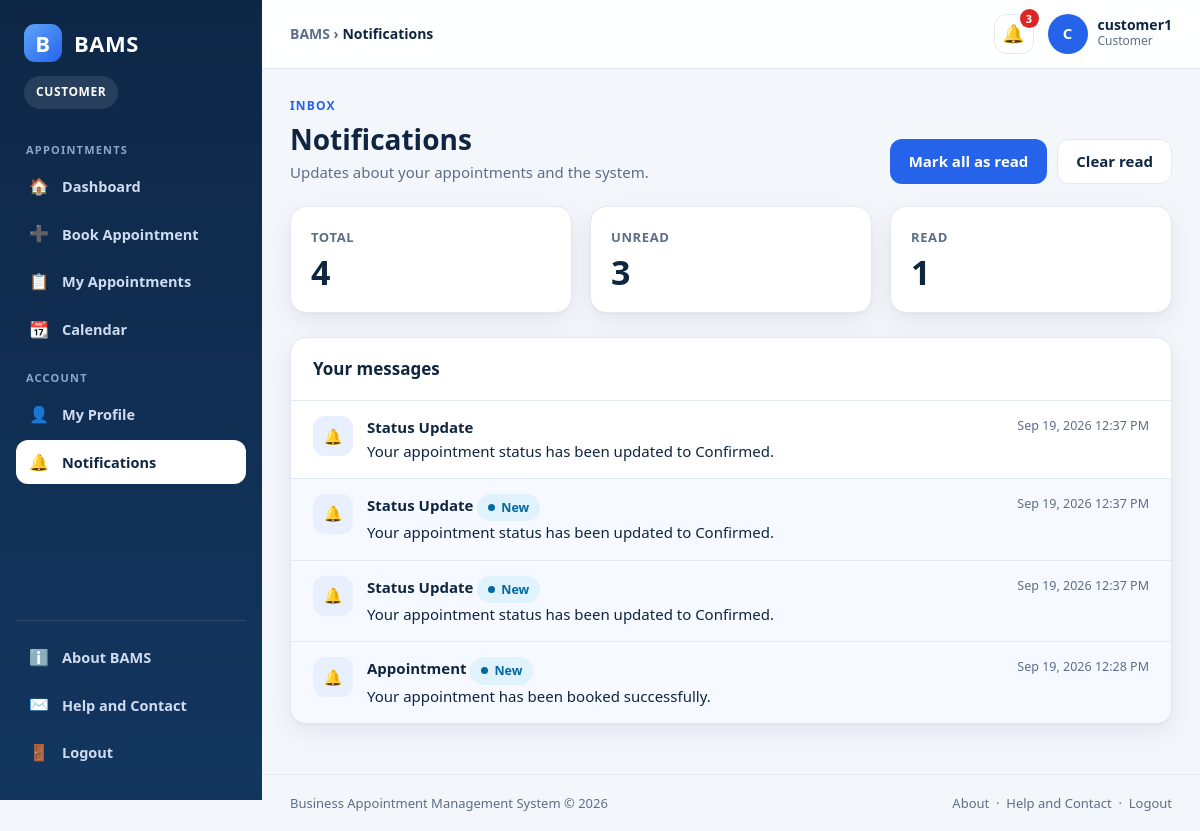
/notifications.php (signed in), run on the app's committed database.
### tables this page shows
CREATE TABLE `notifications` (
  `notification_id` int(11) NOT NULL,
  `user_id` int(11) NOT NULL,
  `appointment_id` int(11) NOT NULL,
  `message` text NOT NULL,
  `notification_type` varchar(30) NOT NULL,
  `is_read` tinyint(1) DEFAULT 0,
  `created_at` timestamp NOT NULL DEFAULT current_timestamp()
);

### bootstrap.php (called while the page is built, shortened)
<?php
function e($value): string
{
    return htmlspecialchars((string)($value ?? ""), ENT_QUOTES, "UTF-8");
}
function unread_count(mysqli $conn): int
{
    $uid = (int)$_SESSION["user_id"];
    $r = $conn->query("SELECT COUNT(*) c FROM notifications WHERE user_id = $uid AND is_read = 0");
    return $r ? (int)$r->fetch_assoc()["c"] : 0;
}

### notifications.php (the view, shortened to what this page needs)
<?php
require_once __DIR__ . "/includes/layout.php";
$uid = (int)$_SESSION["user_id"];
$stmt = $conn->prepare("SELECT notification_id, appointment_id, message, notification_type, is_read, created_at FROM notifications WHERE user_id = ? ORDER BY created_at DESC, notification_id DESC LIMIT 200");
$stmt->bind_param("i", $uid);
$stmt->execute();
$items = $stmt->get_result()->fetch_all(MYSQLI_ASSOC);
$total = count($items);
$unread = count(array_filter($items, fn($n) => !$n["is_read"]));
layout_start("Notifications", "notifications.php");
?>
<div class="page-head">
    <div><div class="eyebrow">Inbox</div><h1>Notifications</h1><p>Updates about your appointments and the system.</p></div>
    <div class="actions">
        <?php if ($unread > 0): ?>
        <form method="POST"><?php echo csrf_field(); ?><input type="hidden" name="action" value="read_all"><button class="btn">Mark all as read</button></form>
        <?php endif; ?>
        <?php if ($total - $unread > 0): ?>
        <form method="POST" onsubmit="return confirm('Clear all read notifications?');"><?php echo csrf_field(); ?><input type="hidden" name="action" value="delete_read"><button class="btn btn-ghost">Clear read</button></form>
        <?php endif; ?>
    </div>
</div>
<div class="stats" style="grid-template-columns:repeat(3,minmax(0,1fr))">
    <div class="stat"><div class="stat-label">Total</div><div class="stat-value"><?php echo $total; ?></div></div>
    <div class="stat"><div class="stat-label">Unread</div><div class="stat-value"><?php echo $unread; ?></div></div>
    <div class="stat"><div class="stat-label">Read</div><div class="stat-value"><?php echo $total - $unread; ?></div></div>
</div>
<div class="card">
    <div class="card-head"><div class="card-title">Your messages</div></div>
    <?php if (!$items): ?>
        <div class="empty"><div class="big">🔔</div><strong>You are all caught up!</strong>New appointment updates will appear here.</div>
    <?php else: foreach ($items as $n): ?>
        <div class="list-item<?php echo !$n["is_read"] ? " unread" : ""; ?>">
            <div class="ico">🔔</div>
            <div class="grow">
                <div class="cell-title"><?php echo e($n["notification_type"]); ?> <?php echo !$n["is_read"] ? '<span class="badge b-info">New</span>' : ""; ?></div>
                <div><?php echo e($n["message"]); ?></div>
            </div>
            <time><?php echo e(date("M j, Y g:i A", strtotime($n["created_at"]))); ?></time>
        </div>
    <?php endforeach; endif; ?>
</div>

### bams.css (style rules this page uses)
:root { --bg:#f3f6fb; --surface:#ffffff; --ink:#0f2540; --muted:#5d6e86; --line:#e3e9f2; --primary:#2563eb; --primary-d:#1d4ed8; --primary-l:#e8effe; --navy:#0e2747; --navy-2:#13365f; --good:#15803d; --good-l:#e3f6ea; --wait:#b45309; --wait-l:#fdf1dc; --bad:#b91c1c; --bad-l:#fde7e7; --info:#0369a1; --info-l:#e0f2fb; --accent:#2563eb; --accent-l:#e8effe; --radius:16px; --shadow:0 1px 2px rgba(15,37,64,.05),0 8px 24px rgba(15,37,64,.07); --font:"Segoe UI",system-ui,-apple-system,"Helvetica Neue",Arial,sans-serif; }
body.role-customer { --accent:#2563eb;--accent-l:#e8effe }
* { box-sizing:border-box }
html { scroll-behavior:smooth }
body { margin:0;font-family:var(--font);background:var(--bg);color:var(--ink);font-size:15px;line-height:1.55 }
h1,h2,h3,h4 { margin:0 0 .4em;line-height:1.25 }
.page-head { display:flex;justify-content:space-between;align-items:flex-end;gap:16px;flex-wrap:wrap;margin-bottom:22px }
.page-head h1 { font-size:28px;margin:0 }
.page-head p { margin:4px 0 0;color:var(--muted) }
.eyebrow { font-size:12px;letter-spacing:1.2px;text-transform:uppercase;font-weight:800;color:var(--accent);margin-bottom:6px }
.actions { display:flex;gap:10px;flex-wrap:wrap }
.card { background:var(--surface);border:1px solid var(--line);border-radius:var(--radius);box-shadow:var(--shadow);margin-bottom:22px;overflow:hidden }
.card-head { display:flex;justify-content:space-between;align-items:center;gap:14px;flex-wrap:wrap;padding:18px 22px;border-bottom:1px solid var(--line) }
.card-title { font-size:17px;font-weight:800 }
.stats { display:grid;grid-template-columns:repeat(auto-fit,minmax(210px,1fr));gap:18px;margin-bottom:24px }
.stat { background:var(--surface);border:1px solid var(--line);border-radius:var(--radius);padding:20px;box-shadow:var(--shadow);position:relative }
.stat-label { color:var(--muted);font-size:13px;font-weight:700;text-transform:uppercase;letter-spacing:.6px }
.stat-value { font-size:34px;font-weight:800;line-height:1.15;margin-top:6px }
.cell-title { font-weight:700 }
.badge { display:inline-flex;align-items:center;gap:6px;padding:4px 11px;border-radius:999px;font-size:12.5px;font-weight:700;white-space:nowrap }
.badge::before { content:"";width:7px;height:7px;border-radius:50%;background:currentColor }
.b-info { background:var(--info-l);color:var(--info) }
.btn { display:inline-flex;align-items:center;justify-content:center;gap:8px;padding:10px 18px;border-radius:12px;border:1px solid transparent;background:var(--accent);color:#fff;font:inherit;font-weight:700;cursor:pointer;text-decoration:none;transition:.15s }
.btn-ghost { background:#fff;color:var(--ink);border-color:var(--line) }
.list-item { display:flex;gap:14px;align-items:flex-start;padding:15px 22px;border-bottom:1px solid var(--line) }
.list-item:last-child { border-bottom:0 }
.list-item .ico { width:40px;height:40px;border-radius:12px;background:var(--accent-l);display:grid;place-items:center;flex:0 0 40px }
.list-item.unread { background:#f6f9ff }
.list-item .grow { flex:1;min-width:0 }
.list-item time { color:var(--muted);font-size:12.5px;white-space:nowrap }

### data on the page
notifications: notification_type "Status Update", message "Your appointment status has been updated to Confirmed.", created_at "Sep 19, 2026 12:37 PM"
notifications: notification_type "Status Update", is_read "New", message "Your appointment status has been updated to Confirmed.", created_at "Sep 19, 2026 12:37 PM"
notifications: notification_type "Status Update", is_read "New", message "Your appointment status has been updated to Confirmed.", created_at "Sep 19, 2026 12:37 PM"
notifications: notification_type "Appointment", is_read "New", message "Your appointment has been booked successfully.", created_at "Sep 19, 2026 12:28 PM"

### other printed values
$role "CUSTOMER"
$group[0] "APPOINTMENTS"
$item[2] "🏠"
$item[1] "Dashboard"
$item[2] "➕"
$item[1] "Book Appointment"
$item[2] "📋"
$item[1] "My Appointments"
$item[2] "📆"
$item[1] "Calendar"
$group[0] "ACCOUNT"
$item[2] "👤"
$item[1] "My Profile"
$item[2] "🔔"
$item[1] "Notifications"
